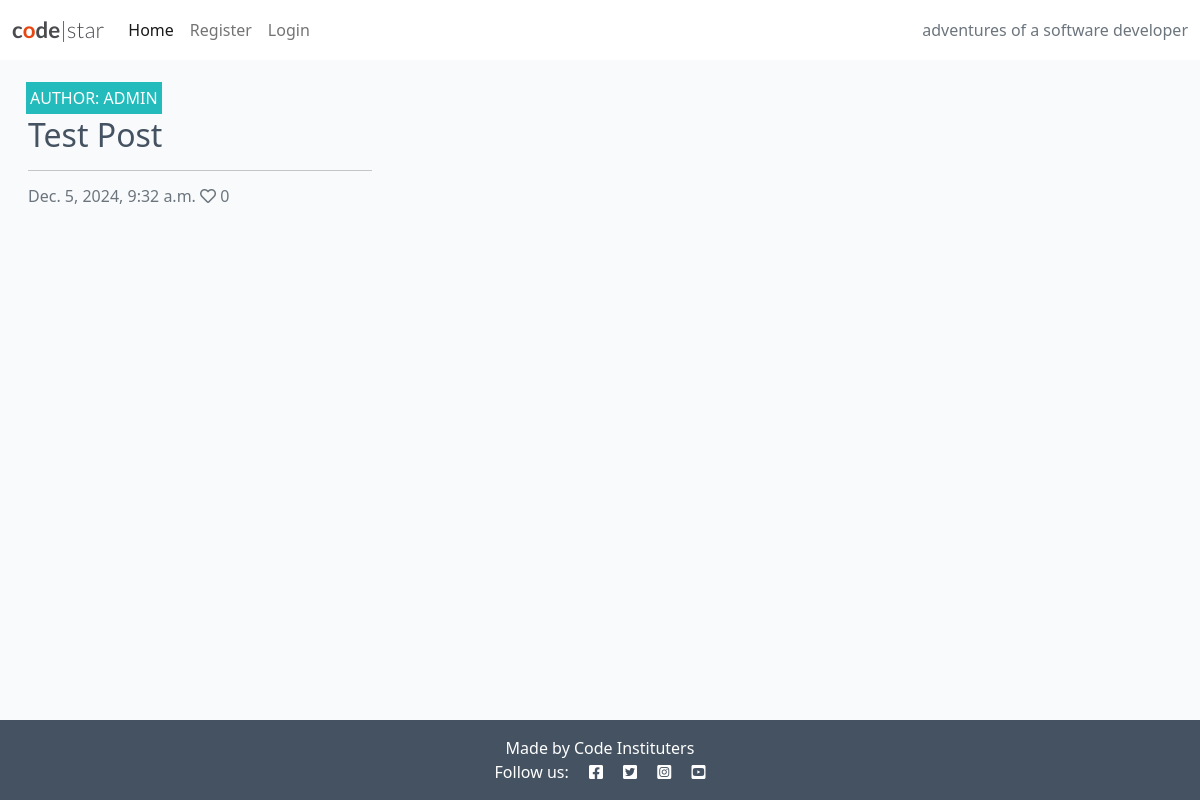
The page / on the database its author committed.
### blog/models.py (models this page shows, shortened)
class Post(models.Model):
    title = models.CharField(max_length=200, unique=True)
    slug = models.SlugField(max_length=200, unique=True)
    author = models.ForeignKey(User, on_delete=models.CASCADE, related_name="blog_posts")
    updated_on = models.DateTimeField(auto_now=True)
    content = models.TextField()
    feature_image = CloudinaryField('image', default = 'placeholder')
    excerpt_on = models.TextField(blank=True)
    created_on = models.DateTimeField(auto_now_add=True)
    status = models.IntegerField(choices=STATUS, default=0)
    likes = models.ManyToManyField (User, related_name = 'blog_likes', blank=True)
    class Meta:
        ordering = ["-created_on"]
    def number_of_likes(self):
        return self.likes.count()

### blog/views.py (the view)
# urls.py: path('', views.PostList.as_view(), name='home'),
class PostList(generic.ListView):
    model = Post
    queryset = Post.objects.filter(status=1).order_by("-created_on")
    template_name = "index.html"
    paginate_by = 6

### templates/index.html (shortened to what this page needs)
{% extends "base.html" %}
{% block content %}
<div class="container-fluid">
    <div class="row">
        <div class="col-12 mt-3 left">
            <div class="row">
                {% for post in post_list %}
                <div class="col-md-4">
                    <div class="card mb-4">
                        <div class="card-body">
                            <div class="image-container">
                                <div class="image-flash">
                                    <p class="author">Author: {{ post.author }}</p>
                                </div>
                            </div>
                            <a href="{% url 'post_detail' post.slug  %}" class="post-link">
                                <h2 class="card-title">{{ post.title }}</h2>
                            </a>
                            <hr />
                            <p class="card-text text-muted h6">{{ post.created_on}} <i class="far fa-heart"></i>
                                {{ post.number_of_likes }}</p>
                        </div>
                    </div>
                </div>
                {% endfor %}
            </div>
        </div>
    </div>
</div>
{%endblock%}

### static/css/style.css (style rules this page uses)
body { background-color: #F9FAFC; }
.main-bg { background-color: #F9FAFC; }
.card { border: none; background-color: transparent; }
.image-container { position: relative; }
.image-flash { position: absolute; bottom: 5%; min-width: 30%; left: -2px; background-color: #23BBBB; }
.author { color: white; margin: 4px; text-transform: uppercase; }
.post-link { text-decoration: none; color: #445261; }

### rows shown on the page
Post: author "ADMIN", title "Test Post", created_on "Dec. 5, 2024, 9:32 a.m.", number_of_likes "0"
